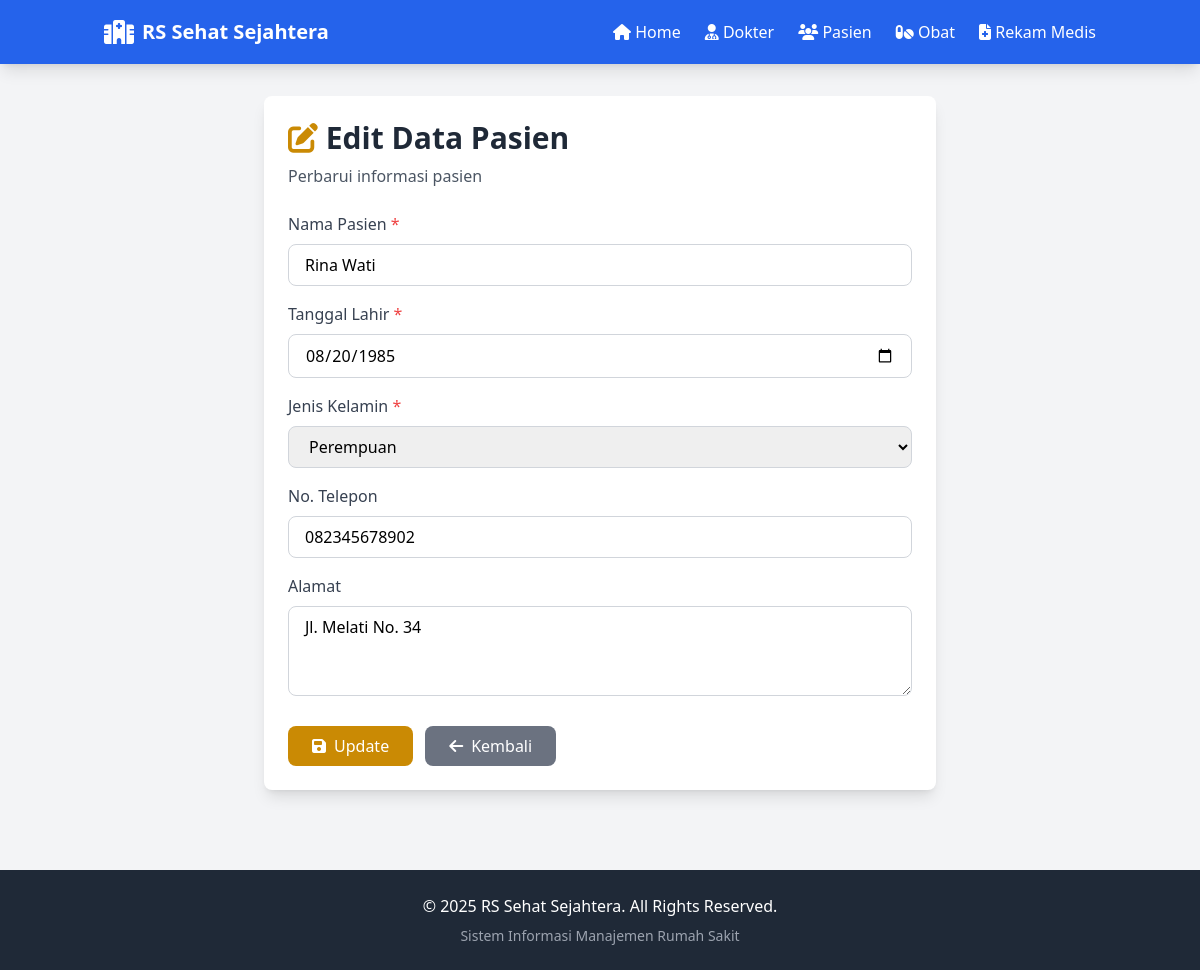
Screenshot of /pages/pasien/edit.php?id=2 with the database file from the repository.
### tables this page shows
CREATE TABLE pasien (
    id_pasien INT PRIMARY KEY AUTO_INCREMENT,
    nama_pasien VARCHAR(100) NOT NULL,
    tanggal_lahir DATE NOT NULL,
    jenis_kelamin ENUM('Laki-laki', 'Perempuan') NOT NULL,
    no_telp VARCHAR(15),
    alamat TEXT,
    created_at TIMESTAMP DEFAULT CURRENT_TIMESTAMP
);

### pages/pasien/edit.php (the view, shortened to what this page needs)
<?php
require_once '../../config/database.php';
include '../../includes/header.php';
$id = isset($_GET['id']) ? (int)$_GET['id'] : 0;
$query = "SELECT * FROM pasien WHERE id_pasien = $id";
$result = $conn->query($query);
$pasien = $result->fetch_assoc();
?>
<div class="container mx-auto px-4 py-8">
    <div class="max-w-2xl mx-auto bg-white rounded-lg shadow-lg p-6">
        <div class="mb-6">
            <h1 class="text-3xl font-bold text-gray-800 mb-2">
                <i class="fas fa-edit text-yellow-600"></i> Edit Data Pasien
            </h1>
            <p class="text-gray-600">Perbarui informasi pasien</p>
        </div>
        <form method="POST" action="">
            <div class="space-y-4">
                <div>
                    <label class="block text-gray-700 font-medium mb-2">
                        Nama Pasien <span class="text-red-500">*</span>
                    </label>
                    <input type="text" name="nama_pasien" required
                           value="<?= htmlspecialchars($pasien['nama_pasien']) ?>"
                           class="w-full px-4 py-2 border border-gray-300 rounded-lg focus:ring-2 focus:ring-green-500 focus:border-transparent">
                </div>
                <div>
                    <label class="block text-gray-700 font-medium mb-2">
                        Tanggal Lahir <span class="text-red-500">*</span>
                    </label>
                    <input type="date" name="tanggal_lahir" required
                           value="<?= $pasien['tanggal_lahir'] ?>"
                           class="w-full px-4 py-2 border border-gray-300 rounded-lg focus:ring-2 focus:ring-green-500 focus:border-transparent">
                </div>
                <div>
                    <label class="block text-gray-700 font-medium mb-2">
                        Jenis Kelamin <span class="text-red-500">*</span>
                    </label>
                    <select name="jenis_kelamin" required
                            class="w-full px-4 py-2 border border-gray-300 rounded-lg focus:ring-2 focus:ring-green-500 focus:border-transparent">
                        <option value="Perempuan" <?= $pasien['jenis_kelamin'] == 'Perempuan' ? 'selected' : '' ?>>Perempuan</option>
                    </select>
                </div>
                <div>
                    <label class="block text-gray-700 font-medium mb-2">
                        No. Telepon
                    </label>
                    <input type="text" name="no_telp"
                           value="<?= htmlspecialchars($pasien['no_telp']) ?>"
                           class="w-full px-4 py-2 border border-gray-300 rounded-lg focus:ring-2 focus:ring-green-500 focus:border-transparent">
                </div>
                <div>
                    <label class="block text-gray-700 font-medium mb-2">
                        Alamat
                    </label>
                    <textarea name="alamat" rows="3"
                              class="w-full px-4 py-2 border border-gray-300 rounded-lg focus:ring-2 focus:ring-green-500 focus:border-transparent"><?= htmlspecialchars($pasien['alamat']) ?></textarea>
                </div>
            </div>
            <div class="flex gap-3 mt-6">
                <button type="submit" class="bg-yellow-600 hover:bg-yellow-700 text-white px-6 py-2 rounded-lg transition flex items-center">
                    <i class="fas fa-save mr-2"></i> Update
                </button>
                <a href="index.php" class="bg-gray-500 hover:bg-gray-600 text-white px-6 py-2 rounded-lg transition flex items-center">
                    <i class="fas fa-arrow-left mr-2"></i> Kembali
                </a>
            </div>
        </form>
    </div>
</div>
<?php include '../../includes/footer.php'; ?>

### assets/css/style.css (style rules this page uses)
* { transition: all 0.3s ease; }
button, a.btn { position: relative; overflow: hidden; }

### rows the page displays
pasien: nama_pasien "Rina Wati", tanggal_lahir "08/20/1985", jenis_kelamin "Perempuan", no_telp "082345678902", alamat "Jl. Melati No. 34"
